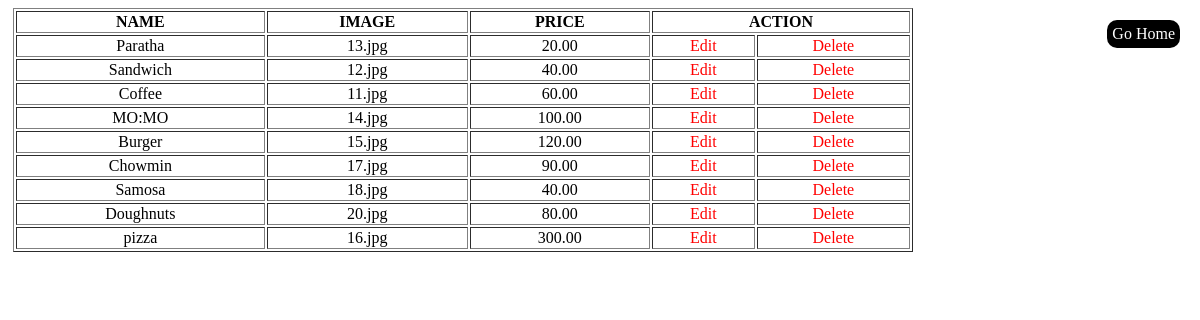
Screenshot of /menulist.php with the database file from the repository.
### tables this page shows
CREATE TABLE `tbl_product` (
  `id` int(11) NOT NULL,
  `name` varchar(255) NOT NULL,
  `image` varchar(255) NOT NULL,
  `price` double(10,2) NOT NULL
);

### menulist.php (the view)
<html>
<head>
	<link rel="stylesheet" type="text/css" href="menulist.css">
</head>
<body>
<div class= "tb">
<table border="1">
	<thead>
		<tr>
		<th>NAME </th>
			<th > IMAGE </th>
			<th> PRICE</th>
			<th colspan="2"> ACTION </th>
		</tr>
	</thead>
	<tbody>
		<?php
include 'conn.php';
$sql = "select * from tbl_product;";
$res = mysqli_query($conn, $sql);
if(mysqli_num_rows($res)>0){
while ($row = mysqli_fetch_assoc($res)){
	echo "<tr>";
	echo "<td> ".$row['name']. "</td>";
	echo "<td> " .$row['image'].  "</td>";
	echo "<td> ".$row['price']. "</td>";
	echo "<td> <a href = \"editmenu.php?id=".$row['id']."\"> Edit </a> </td>";
	 echo "<td><a href = \"menudelete.php?id=".$row['id']."\"> Delete </a> </td>" ;
	 echo "</tr>";
	}
}
?>
</tbody>
</table>
</div>
<div class="log"><a href="admin_homepage.php">Go Home</a></div>
</body>
</html>

### menulist.css (style rules this page uses)
body { background:url('tab.jpg'); background-size: cover; font-family: Comic Sans MS; }
a { text-decoration: none; color: red; }
table { color: black; width: 900px; text-align: center; padding: 0px; margin: 5px; }
.log { position: absolute; top: 20px; right: 20px; padding: 5px; border-radius: 10px; background-color: black; }
.log a { text-decoration: none; color: white; font-family: bookman old style; }

### rows the page displays
tbl_product: name "Paratha", image "13.jpg", price "20.00"
tbl_product: name "Sandwich", image "12.jpg", price "40.00"
tbl_product: name "Coffee", image "11.jpg", price "60.00"
tbl_product: name "MO:MO", image "14.jpg", price "100.00"
tbl_product: name "Burger", image "15.jpg", price "120.00"
tbl_product: name "Chowmin", image "17.jpg", price "90.00"
tbl_product: name "Samosa", image "18.jpg", price "40.00"
tbl_product: name "Doughnuts", image "20.jpg", price "80.00"
tbl_product: name "pizza", image "16.jpg", price "300.00"
